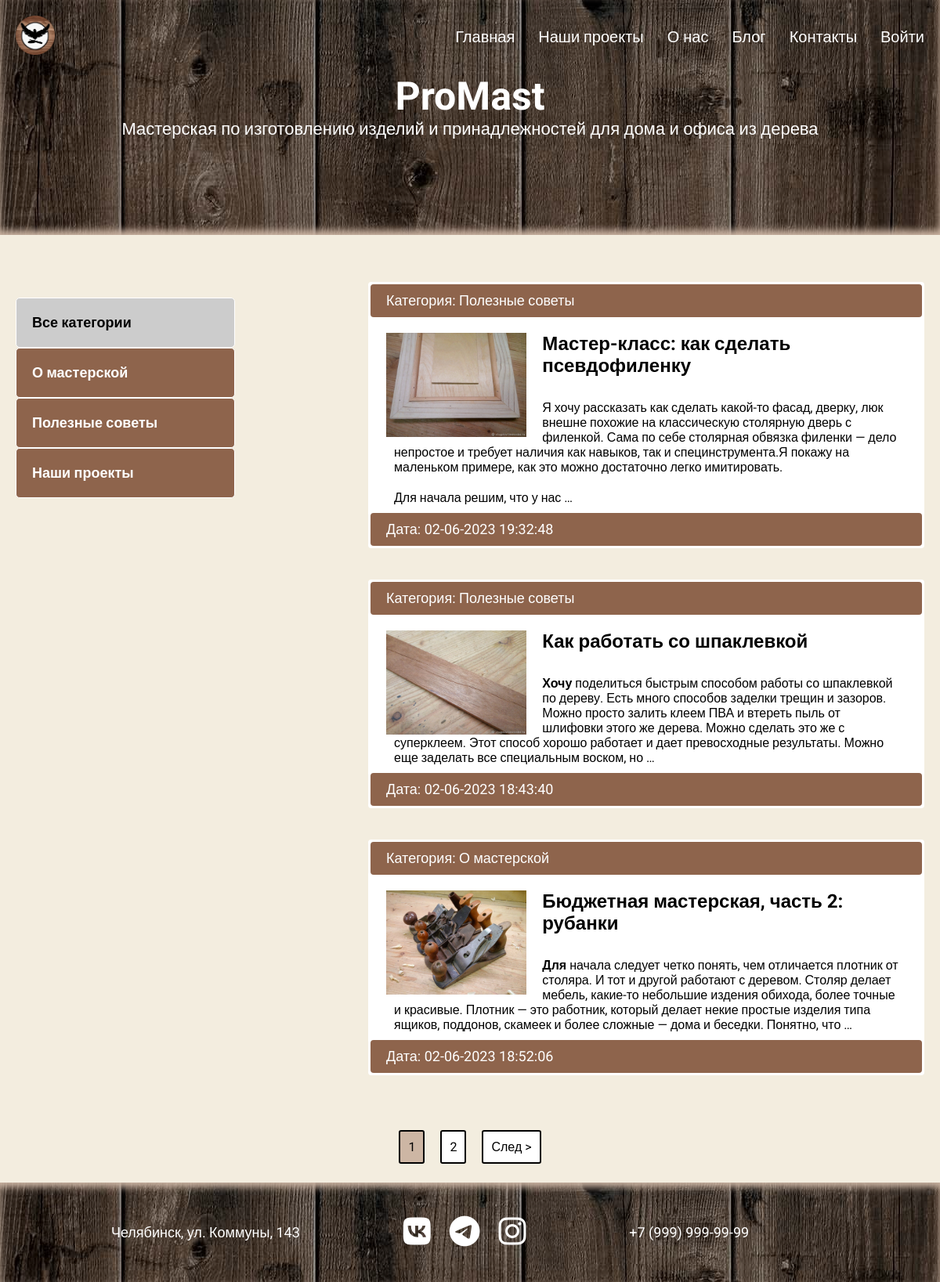
The page /blog/ on the database as committed earlier.
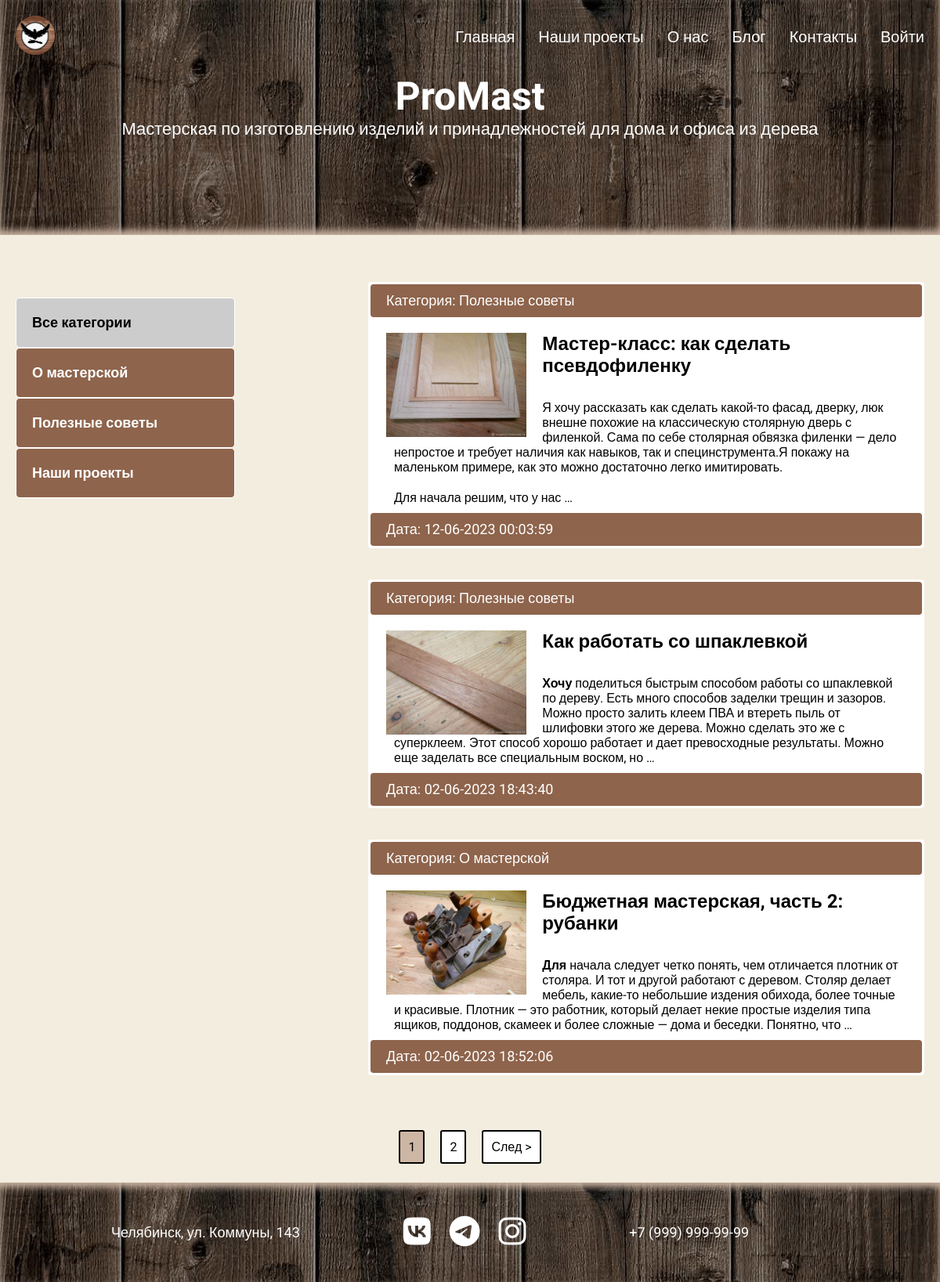
The same page on the database as committed later.
### blog/models.py (models this page shows, shortened)
class Blog(models.Model):
    title = models.CharField(max_length=255, verbose_name='Название')
    slug = models.SlugField(max_length=255, unique=True, verbose_name='URL')
    image = models.ImageField(upload_to='photos/%Y/%m/%d/', blank=True, verbose_name='Изображение')
    content = models.TextField(blank=True, verbose_name='Контент')
    time_created = models.DateTimeField(auto_now_add=True, verbose_name='Дата публикации')
    time_update = models.DateTimeField(auto_now=True, verbose_name='Дата обновления')
    is_published = models.BooleanField(default=True, verbose_name='Опубликовано')
    cat = models.ForeignKey('Category', on_delete=models.PROTECT, verbose_name='Категория')
    def get_absolute_url(self):
        return reverse('post', kwargs={'post_slug': self.slug})
    class Meta:
        verbose_name = "Новость"
        verbose_name_plural = "Новости"
        ordering = ['-time_created']

class Category(models.Model):
    name = models.CharField(max_length=255, verbose_name='Категория')
    slug = models.SlugField(max_length=255, unique=True, verbose_name='URL')
    def __str__(self):
        return self.name
    def get_absolute_url(self):
        return reverse('category', kwargs={'cat_slug': self.slug})
    class Meta:
        verbose_name = "Категорию"
        verbose_name_plural = "Категории"

### blog/views.py (the view)
# urls.py: path('', views.blog_home, name='blog'),
def blog_home(request):
    posts = Blog.objects.filter(is_published=True).select_related('cat')
    custom_range, posts = paginate_blogs(request, posts, 3)
    context = {
        'posts': posts,
        'custom_range': custom_range,
        'cat_selected': 0,
    }
    return render(request, 'blog/blog.html', context)

### blog/templatetags/blog_tags.py (called while the page is built)
@register.inclusion_tag('blog/list_categories.html')
def show_categories(sort=None, cat_selected=0):
    if not sort:
        cats = Category.objects.all()
    else:
        cats = Category.objects.order_by(sort)
    return {'cats': cats, 'cat_selected': cat_selected}

### blog/utils.py (called while the page is built)
def paginate_blogs(request, blogs, results):
    page = request.GET.get('page', 1)
    paginator = Paginator(blogs, results, allow_empty_first_page=True)
    blogs = paginator.get_page(page)
    left_index = int(page) - 4
    if left_index < 1:
        left_index = 1
    right_index = int(page) + 5
    if right_index > paginator.num_pages:
        right_index = paginator.num_pages + 1
    custom_range = range(left_index, right_index)
    return custom_range, blogs

### blog/templates/blog/blog.html
{% extends 'portfolio/base.html' %}
{% load blog_tags %}
{% block content %}
<section class="blogs">
  <div class="container">
      <div class="content__blog">
          <div class="sidebar">
              <ul>
                  {% if cat_selected == 0 %}
                  <li class="selected">Все категории</li>
                  {% else %}
                  <li><a href="{% url 'blog' %}">Все категории</a></li>
                  {% endif %}
                  {% show_categories cat_selected=cat_selected %}
              </ul>
          </div>
          <div class="blogs_main">
              <ul>
                  {% for p in posts %}
                  <li>
                      <p class="first">Категория: {{ p.cat }}</p>
                      <div class="text_blog">
                          {% if p.image %}
                          <img src="{{ p.image.url }}" class="image_blog" alt="">
                          {% endif %}
                          <h2><a href="{{ p.get_absolute_url }}">{{ p.title }}</a></h2>
                          <p>{{ p.content|safe|truncatewords:50 }}</p>
                      </div>
                      <p class="date">Дата: {{ p.time_update|date:"d-m-Y H:i:s" }}</p>
                  </li>
                  {% endfor %}
              </ul>
          </div>
      </div>
  </div>
</section>
{% endblock %}

Rows that differ between the two databases and show on the page:
changed Blog "Мастер-класс: как сделать псевдофиленку": time_update "02-06-2023 19:32:48" → "12-06-2023 00:03:59"
